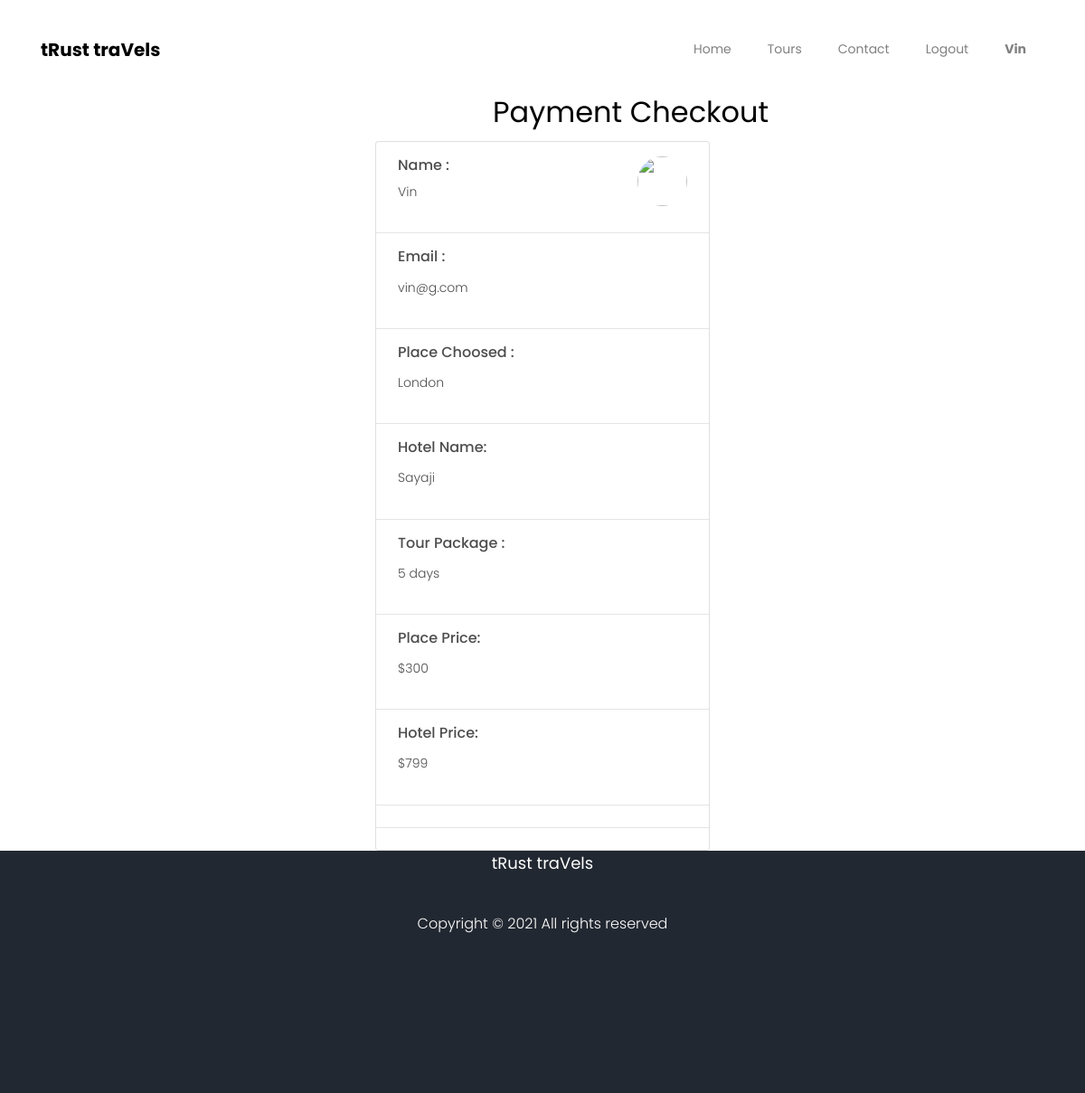
Screenshot of /tours/discover/12/hotel/2/payment/ (signed in) with the database file from the repository.
### home/models.py (models this page shows, shortened)
class Image(models.Model):
    place=models.CharField(max_length=100)
    description=models.CharField(max_length=100000,default="")
    days=models.IntegerField(default="")
    image=models.ImageField(upload_to="img/%y")
    money=models.IntegerField(default="0")

class Hotels(models.Model):
    myyid = models.AutoField
    hotel_name=models.CharField(max_length=100)
    desc=models.CharField(max_length=100000,default="")
    hotel_img=models.ImageField(upload_to="img/%y")
    price=models.IntegerField(default="0")

### home/views.py (the view)
# urls.py: path("tours/discover/<int:myid>/hotel/<int:myyid>/payment/",views.payment,name = "payment"),
@login_required(login_url='../login/')
def payment(request,myid,myyid):
    img = Image.objects.filter(id=myid)
    hot = Hotels.objects.filter(id=myyid)
    if request.method == 'POST':
        amount = 50000
        order_currency = 'INR'
        client = razorpay.Client(auth=('rzp_test_DGfQjUNUrMSEGh','kFZaSzxkXX0EMDhGMJSA8VHn'))
        payment = client.orders.create({'amount':amount,'currency':'INR','payment_capture':'1'})
        return render(request, "home/payment.html",{'payment_id':payment['id']})
    return render(request, "home/payment.html",{'img':img[0],'hot':hot[0]})

### home/templates/home/payment.html (shortened to what this page needs)
{% extends 'base.html' %}
{% block body %}
<div class="adjust">
    <div class="container-fluid">
        <h2 style="margin-left:530px">Payment Checkout</h2>
        <div class="row justify-content-center">
            <div class="col-11 col-md-4 col-sm-10 col-xs-10">
                <div class="card py-3 py-md-3">
                    <div class="d-flex justify-content-between px-3 px-md-4">
                        <div>
                            <h6 class="">Name :</h6>
                            <p class="grey"> {{user.username}} </p>
                        </div>
                        <div class="align-self-baseline"> <img src="https://i.imgur.com/FgxgJ0K.jpg" height="55sspx"
                                width="55px" alt="" class="rounded-circle"> </div>
                    </div>
                    <hr>
                    <div class="d-flex justify-content-between px-3 px-md-4 div2">
                        <div class="">
                            <h6 class="">Email : </h6>
                            <div class="d-flex">
                                <p class="grey mt-1">{{user.email}}</p>
                            </div>
                        </div>
                    </div>
                    <hr>
                    <div class="d-flex justify-content-between px-3 px-md-4 div2">
                        <div class="">
                            <h6 class="">Place Choosed : </h6>
                            <div class="d-flex">
                                <p class="grey mt-1">{{img.place}}</p>
                            </div>
                        </div>
                    </div>
                    <hr>
                    <div class="d-flex justify-content-between px-3 px-md-4 div2">
                        <div class="">
                            <h6 class="">Hotel Name:</h6>
                            <div class="d-flex">
                                <p class="grey mt-1">{{hot.hotel_name}}</p>
                            </div>
                        </div>
                    </div>
                    <hr>
                    <div class="d-flex justify-content-between px-3 px-md-4 div2">
                        <div class="">
                            <h6 class="">Tour Package :</h6>
                            <div class="d-flex">
                                <p class="grey mt-1">{{img.days}} days</p>
                            </div>
                        </div>
                    </div>
                    <hr>
                    <div class="d-flex justify-content-between px-3 px-md-4 div2">
                        <div class="">
                            <h6 class="">Place Price:</h6>
                            <div class="d-flex">
                                <p class="grey mt-1" id="box2" >${{img.money}} </p>
                            </div>
                        </div>
                    </div>
                        <hr>
                        <div class="d-flex justify-content-between px-3 px-md-4 div2">
                            <div class="">
                                <h6 class="">Hotel Price:</h6>
                                <div class="d-flex">
                                    <p class="grey mt-1" id="box2" >${{hot.price}} </p>
                                </div>
                            </div>
                        </div>
                            <hr>
                        <hr class="my-2">
                    </div>
                </div>
            </div>
        </div>
    </div>
    {% endblock %}

### templates/base.html (shortened to what this page needs)
{% load static %}
<!doctype html>
<html lang="en">
<head>
  <link rel="stylesheet" href="/static/css/open-iconic-bootstrap.min.css">
  <link rel="stylesheet" href="/static/css/animate.css">
  <link rel="stylesheet" href="/static/css/owl.carousel.min.css">
  <link rel="stylesheet" href="/static/css/owl.theme.default.min.css">
  <link rel="stylesheet" href="/static/css/magnific-popup.css">
  <link rel="stylesheet" href="/static/css/aos.css">
  <link rel="stylesheet" href="/static/css/ionicons.min.css">
  <link rel="stylesheet" href="/static/css/bootstrap-datepicker.css">
  <link rel="stylesheet" href="/static/css/jquery.timepicker.css">
  <link rel="stylesheet" href="/static/css/flaticon.css">
  <link rel="stylesheet" href="/static/css/icomoon.css">
  <link rel="stylesheet" href="/static/css/style.css">
</head>
<body>
  <nav class="navbar navbar-expand-lg navbar-dark ftco_navbar bg-dark ftco-navbar-light" id="ftco-navbar">
    <div class="container">
      <a class="navbar-brand" href="/">tRust traVels</a>
      <div class="collapse navbar-collapse" id="ftco-nav">
        <ul class="navbar-nav ml-auto">
          {% if user.is_authenticated %}
          <li class="nav-item active"><a href="/" class="nav-link">Home</a></li>
          <li class="nav-item"><a href="/tours/" class="nav-link">Tours</a></li>
          <li class="nav-item"><a href="/contact/" class="nav-link">Contact</a></li>
          <li class="nav-item"><a href="/login/logout/" class="nav-link">Logout</a></li>
          <li class="nav-item bi bi-person-circle"><a href="/login/profile/" class="nav-link"><b>{{user.username}}</b></a></li>
          {%endif%}
        </ul>
      </div>
    </div>
  </nav>
  {% block body %}{% endblock %}
  <footer class="ftco-footer ftco-bg-dark ftco-section">
    <div class="container">
      <div class="row mb-5">
        <div class="col-md">
          <div class="ftco-footer-widget mb-4">
            <h2 class="ftco-heading-2 text-center">tRust traVels</h2>
            <div class="col-md-12 text-center " style="color: white;">
              Copyright &copy;
              <script>document.write(new Date().getFullYear());</script> All rights reserved
          </div>
         <ul class="ftco-footer-social list-unstyled float-md-left float-lft mt-5 " style="margin-left: 480px;">
            </ul>
          </div>
        </div>
    </div>
  </footer>
</body>
</html>

### templates/base.html (style rules this page uses)
.adjust { margin-top: 100px; }
.ftco-navbar-light .navbar-nav > .nav-item.active > a { color: gray; }
.ftco-navbar-light .navbar-nav > .nav-item > .nav-link { font-size: 14px; padding-top: .9rem; padding-bottom: .9rem; padding-left: 20px; padding-right: 20px; color: gray; font-weight: 400; opacity: 1 !important; }
.ftco-footer { font-size: 16px; background: #222831; padding: 0.5px; }
.ftco-navbar-light .navbar-brand { color: black; }

### rows the page displays
Image: place "London", days "5", money "300"
Hotels: hotel_name "Sayaji", price "799"

### other values shown
{{ user.username }} "Vin"
{{ user.email }} "vin@g.com"
